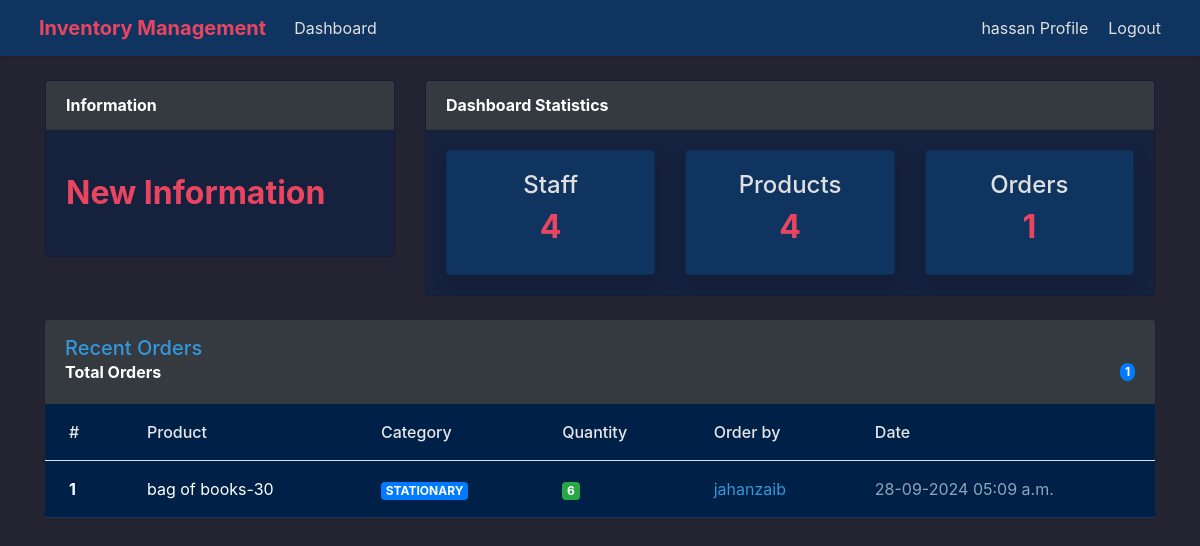
The app's page /order/ (signed in), older data.
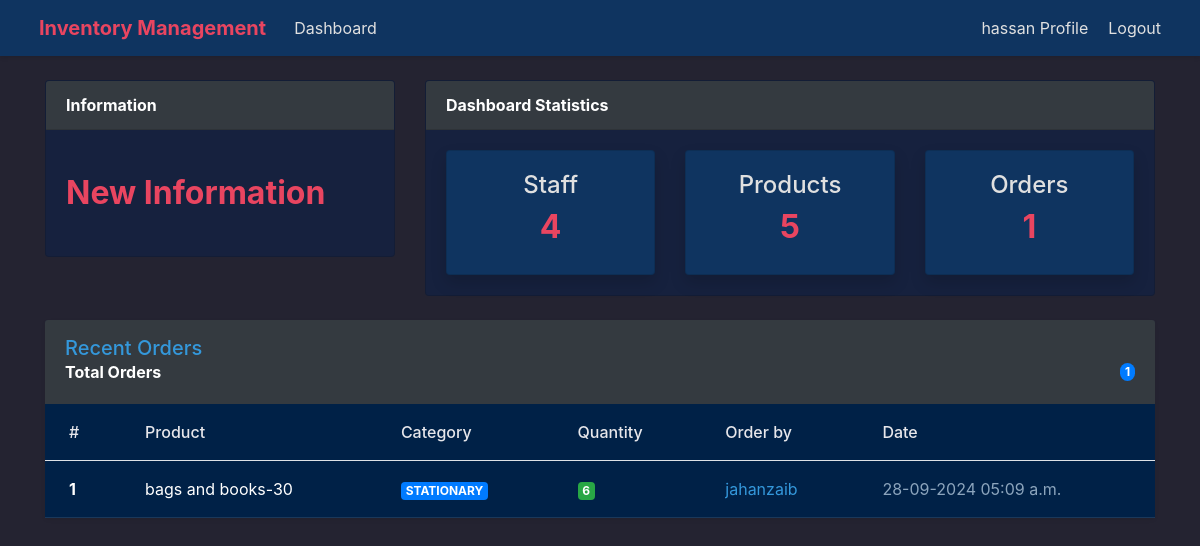
The same page, newer data.
### dashboard/models.py (models this page shows, shortened)
class Order(models.Model):
    product = models.ForeignKey(Product,on_delete=models.CASCADE,null = True)
    staff = models.ForeignKey(User,on_delete=models.CASCADE,null = True)
    order_quantity = models.PositiveBigIntegerField(null=True)
    date = models.DateTimeField(auto_now_add=True)

class Product(models.Model):
    name = models.CharField(max_length=200,null=True)
    category = models.CharField(max_length=200,choices=CATAGORY,null=True)  # Corrected spelling
    quantity = models.PositiveIntegerField(null=True)  # Removed max_length
    def __str__(self):
        return f'{self.name}-{self.quantity}'

### dashboard/views.py (the view)
# urls.py: path('order/',views.order,name='dashboard-order'),
@login_required(login_url='Login')
def order(request):
    orders = Order.objects.all()
    orders_count = orders.count()
    product_count = Product.objects.all().count()
    staff_count = User.objects.all().count()
    context = {
        'orders':orders, 'orders_count':orders_count, 'product_count':product_count,
        'staff_count':staff_count
        }
    return render(request,'Dashboard/order.html',context)

### templates/Dashboard/order.html (shortened to what this page needs)
{% extends 'partials/base.html' %}
{% block content %}
{% include 'partials/topside.html' %}
<div class="container py-4">
    <div class="row">
        <div class="col-12">
            <div class="card border-0 shadow-sm">
                <div class="card-header bg-dark border-0 py-3">
                    <h5 class="text-primary mb-0">Recent Orders</h5>
                    <div class="d-flex justify-content-between align-items-center mb-1">
                        <span class="text-white">Total Orders</span>
                        <span class="badge bg-primary rounded-pill">{{orders|length}}</span>
                    </div>
                </div>
                <div class="card-body p-0">
                    <div class="table-responsive">
                        <table class="table table-hover mb-0">
                            <thead>
                                <tr class="bg-light border-bottom">
                                    <th scope="col" class="px-4 py-3">#</th>
                                    <th scope="col" class="px-4 py-3">Product</th>
                                    <th scope="col" class="px-4 py-3">Category</th>
                                    <th scope="col" class="px-4 py-3">Quantity</th>
                                    <th scope="col" class="px-4 py-3">Order by</th>
                                    <th scope="col" class="px-4 py-3">Date</th>
                                </tr>
                            </thead>
                            <tbody>
                                {% for order in orders %}
                                <tr class="order-row">
                                    <th scope="row" class="px-4 py-3 text-white">{{order.id}}</th>
                                    <td class="px-4 py-3 text-white">{{order.product}}</td>
                                    <td class="px-4 py-3 text-white">
                                        <span class="badge bg-primary">{{order.product.category}}</span>
                                    </td>
                                    <td class="px-4 py-3 text-white">
                                        <span class="badge bg-success">{{order.order_quantity}}</span>
                                    </td>
                                    <td class="px-4 py-3">
                                        <span class="text-primary">{{order.staff.username}}</span>
                                    </td>
                                    <td class="px-4 py-3 text-muted">
                                        {{order.date|date:"d-m-Y h:i a"}}
                                    </td>
                                </tr>
                                {% endfor %}
                            </tbody>
                        </table>
                    </div>
                </div>
            </div>
        </div>
    </div>
</div>
{% endblock %}

Row changes from the older to the newer data that the page shows:
changed through a linked row, Order "jahanzaib": product "bag of books-30" → "bags and books-30"
Text that changed along with them:
{{ product_count }}: "4" → "5"
